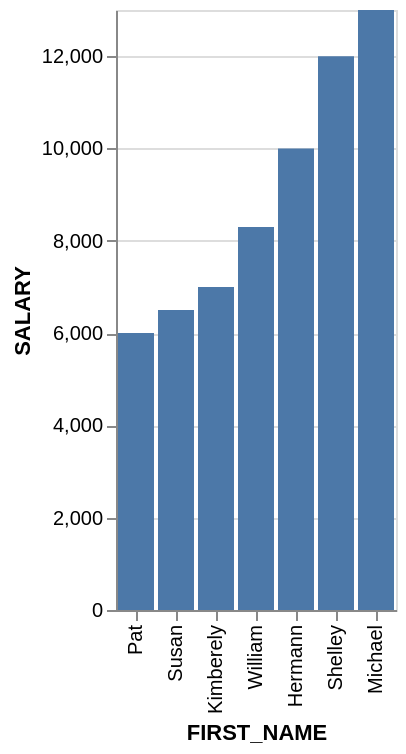

Vega-Lite specification for this chart:
### Vega-Lite specification from a JSON file in a GitHub repository (floating-point values rounded to 4 significant figures)
{"data": {"values": [{"x_data": "Pat", "y_data": 6000}, {"x_data": "Susan", "y_data": 6500}, {"x_data": "Kimberely", "y_data": 7000}, {"x_data": "William", "y_data": 8300}, {"x_data": "Hermann", "y_data": 10000}, {"x_data": "Shelley", "y_data": 12000}, {"x_data": "Michael", "y_data": 13000}]}, "mark": "bar", "encoding": {"x": {"field": "x_data", "type": "nominal", "title": "FIRST_NAME", "sort": {"op": "sum", "field": "y_data", "order": "ascending"}}, "y": {"field": "y_data", "type": "quantitative", "title": "SALARY"}}}
